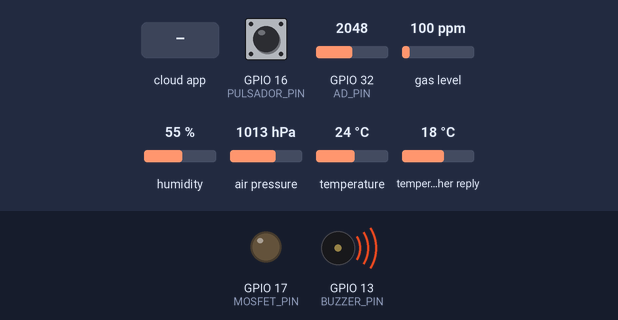
The program below on a simulated ESP32. Shown: output pins drawn as LEDs (lit = HIGH), buzzer (waves = sounding, pin HIGH). The test bench sets the inputs (shaded band); at power-on: temperature 24 °C, GPIO 32 (AD_PIN) = 2048, GPIO 16 (PULSADOR_PIN) LOW, gas level 100 ppm, humidity 55 %, air pressure 1013 hPa, temperature in the weather reply 18 °C. WiFi joins after 1.5 s; servers stay silent unless stated; the local clock reads 2024-03-15 10:24:30 at power-on unless the program sets it; web services answer with replies made up by the test bench; what the program prints to the serial monitor is not drawn.

Above: at 12.6 s.
12.7 s: the phone or cloud app sets 670e7c040d73840bd1daea07 to 1
At 14.0 s:
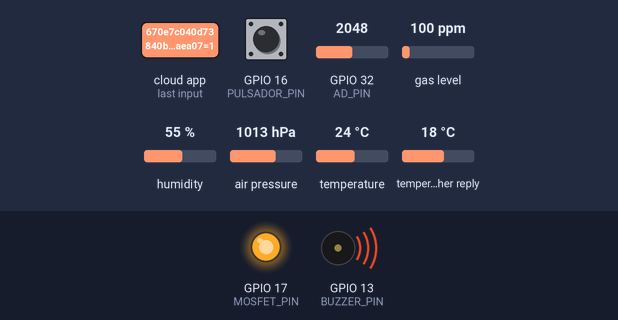
14.4 s: temperature set to 33 °C
At 15.8 s:
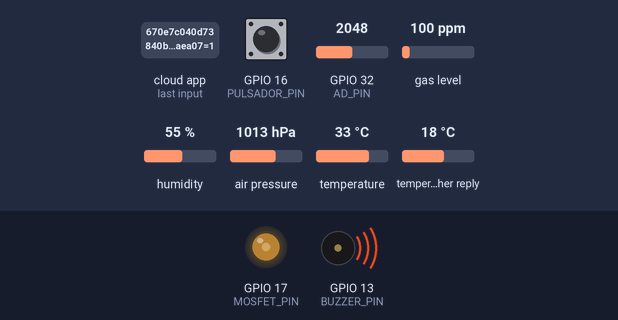
16.2 s: GPIO 32 (AD_PIN) set to 2955
17.7 s: GPIO 32 (AD_PIN) set to 3036
At 19.1 s:
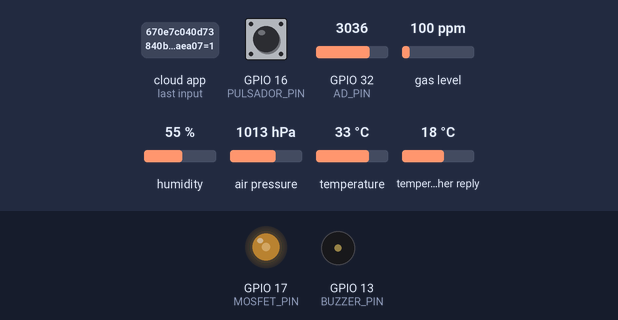
19.4 s: temperature set to 12 °C
At 20.9 s:
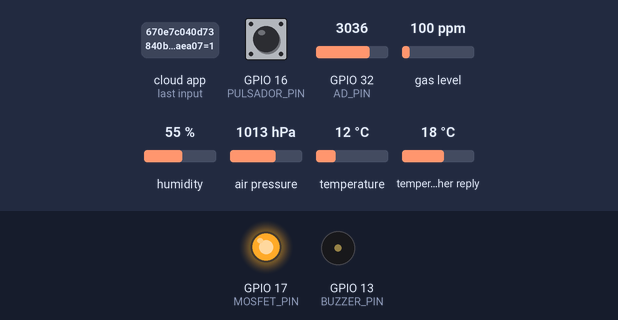
21.2 s: GPIO 32 (AD_PIN) set to 2960
At 21.6 s:
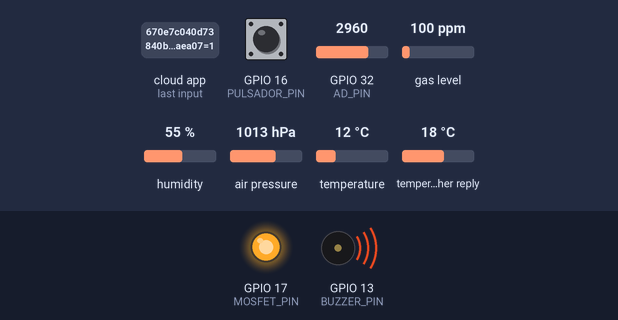
Timing chart, 0 to 23.7 s (numbered marks = the images above; inputs shaded):
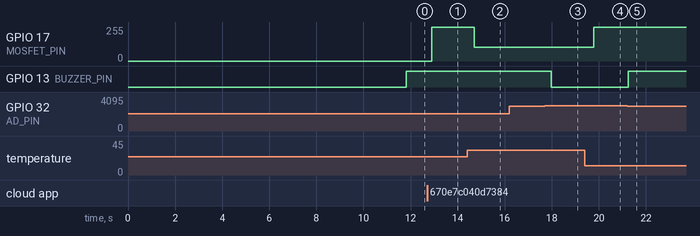

Measured:
- the behaviour switches between 2999 and 3000 on GPIO 32 (AD_PIN) (found by bisection; images 2 and 3)
- after the input at 12.7 s, GPIO 17 (MOSFET_PIN): 0/255 → 255/255 after 0.20 s
- after the input at 14.4 s, GPIO 17 (MOSFET_PIN): 255/255 → 102/255 after 0.32 s
- after the input at 17.7 s, GPIO 13 (BUZZER_PIN): HIGH → LOW after 0.28 s
- after the input at 19.4 s, GPIO 17 (MOSFET_PIN): 102/255 → 255/255 after 0.39 s
- after the input at 21.2 s, GPIO 13 (BUZZER_PIN): LOW → HIGH at once

The program:

main.cpp
```cpp
/**
 * Nombres:
 * Elías Fernández Medina
 * Joaquín Jara García
 * Grupo:
 * L1
 */
#include <Arduino.h>
#include <WiFi.h>
#include "config.h"
#include "secrets.h"
// handling communication between SinricPro Server and your devices.
#include <SinricPro.h>
// device suporting basic on / off commands.
#include <SinricProSwitch.h>
#include <HTTPClient.h>
#include <ArduinoJson.h>
#include <SPI.h>
#include <Adafruit_Sensor.h>
#include "Adafruit_BME680.h"
#include <Wire.h>
#include <ctime>
//protypes functions

static void setupWiFi();
static void setupSerial();
static bool onPowerState(const String &deviceId, bool &state);
static void getForecast(const char *latitude,
                        const char *longitude,
                        const char *timezone,
                        const char *days);
static void setupI2c();
static void setupBme680();
static int getCurrentHour();
Adafruit_BME680 bme;
uint8_t dutyCustom = DUTY;
int hora = getCurrentHour();
int precipitacions[24];
void setup() {
  pinMode(AD_PIN, INPUT);
  pinMode(PULSADOR_PIN, INPUT);
  pinMode(MOSFET_PIN, OUTPUT);
  uint16_t lectura = analogRead(AD_PIN);
  pinMode(BUZZER_PIN, OUTPUT);
  setupSerial();
  setupWiFi();
  setupBme680();
  setupI2c();
  // create and add a switch to SinricPro
  SinricProSwitch& mySwitch = SinricPro[SWITCH_ID];

// set callback function for powerState request.
  mySwitch.onPowerState(onPowerState);

// startup SinricPro
  SinricPro.begin(APP_KEY, APP_SECRET);
   getForecast(LATITUDE, LONGITUDE, TIMEZONE, PREDICTION_DAYS);

}


void loop() {
    // put your main code here, to run repeatedly:
    hora = getCurrentHour();
  if (!bme.performReading())
  {
    Serial.println("Failed to perform reading :(");
    return;
  }
  Serial.print("Temperature = ");
  Serial.print(bme.temperature);
  Serial.println(" *C");

  Serial.print("Pressure = ");
  Serial.print(bme.pressure / 100.0);
  Serial.println(" hPa");

  Serial.print("Humidity = ");
  Serial.print(bme.humidity);
  Serial.println(" %");


  uint8_t lecturaPulsador = digitalRead(PULSADOR_PIN);
  Serial.print(analogRead(AD_PIN));
  delay(MSG_DELAY_MS);
  SinricPro.handle();
  if(analogRead(AD_PIN)<HUMIDITY_THRESHOLD){//si la lectura es mayor que el umbral establecido(sensor húmedo), no riega
     digitalWrite(BUZZER_PIN, HIGH);
     analogWrite(MOSFET_PIN, 0);
  }else if(!analogRead(AD_PIN)<HUMIDITY_THRESHOLD){ //si la lectura es mayor que el umbral establecido(sensor seco), riega
    digitalWrite(BUZZER_PIN, LOW);
    analogWrite(MOSFET_PIN, DUTY);
  }
  if(lecturaPulsador==HIGH || sinricState){ //pulsar boton 1 o utilizar el sinricPro para regar
    analogWrite(MOSFET_PIN, DUTY+(255-DUTY));
  }else if((lecturaPulsador==LOW && analogRead(AD_PIN)<HUMIDITY_THRESHOLD) || !sinricState){ //si no están accionados, no riega
    analogWrite(MOSFET_PIN, 0);
  }
  if(bme.temperature >30){//control de temperatura, si la temp es más de 30 riega
    analogWrite(MOSFET_PIN, DUTY-25);
  }
    int siguienteHora = (hora + 1) % 24; //si es 24 se pone en la 0
  if(precipitacions[siguienteHora]>40){ //si quiere comprobarse el funcionamiento(en caso de no lluvia) cambiese el ">" por "<" y el 0 del analogWrite por un DUTY
    analogWrite(MOSFET_PIN, 0); //no riega si la posibilidad de lluvia es de más del 40%
  }
  SinricPro.handle();

}


void setupSerial() {
Serial.begin(SERIAL_BAUDS);
while (!Serial) ;
}


void setupWiFi() {
  Serial.printf("\r\n[Wifi]: Connecting");
  WiFi.setSleep(false); //disable wifi power saving modes
  WiFi.setAutoReconnect(true);  // reconnection in case of drop
  WiFi.disconnect(true);        //disconnect from WiFi to set new WiFi connection

  //Initializes the WiFi library’s network settings and provides the current status.
  WiFi.begin(WIFI_SSID, WPA2_AUTH_PEAP, EAP_IDENTITY, EAP_USERNAME, EAP_PASSWORD);

  while (WiFi.status() != WL_CONNECTED)   // check connection state
  {
    Serial.printf(".");
    delay(WIFI_RETRY_DELAY_MS);
  }
  Serial.printf("connected!\r\n[WiFi]: IP-Address is %s\r\n", WiFi.localIP().toString().c_str());
}
bool onPowerState(const String &deviceId, bool &state) {
  Serial.printf("device %s turned %s\r\n", deviceId.c_str(), state?"on":"off");
  digitalWrite(MOSFET_PIN, state);   // activamos o desactivamos la bomba de agua
  sinricState = state;
  return true; // indicate that callback handled correctly
}
void getForecast(const char *latitude,
                 const char *longitude,
                 const char *timezone,
                 const char *days)
{
  if (WiFi.status() == WL_CONNECTED)
  {
    HTTPClient http;

    String url = "https://api.open-meteo.com/v1/forecast?";
    url += "latitude=";
    url += latitude;
    url += "&longitude=";
    url += longitude;
    url += "&hourly=precipitation_probability&timezone=";
    url += timezone;
    url += "&forecast_days=";
    url += days;

    http.begin(url);

    int httpCode = http.GET();
    if (httpCode == HTTP_CODE_OK)
    {
      String payload = http.getString();

      // Use https://arduinojson.org/v6/assistant to compute mininum capacity
      DynamicJsonDocument doc(2048);

      DeserializationError error = deserializeJson(doc, payload);

      if (error)
      {
        Serial.print("deserializeJson() failed: ");
        Serial.println(error.c_str());
        return;
      }

      JsonObject hourly = doc["hourly"];
      JsonArray timeArray = hourly["time"];
      JsonArray precipitationArray = hourly["precipitation_probability"];
      Serial.println("Precipitation Probability:");
      for (size_t i = 0; i < precipitationArray.size(); i++)
      {
        String time = timeArray[i];
        int precipitation = precipitationArray[i];
        precipitacions[i] = precipitation;
        Serial.print("Time: ");
        Serial.print(time);
        Serial.print("Precipitation probability: ");
        Serial.println(precipitation);
      }

    }
    else
    {
      Serial.println("Error on HTTP request");
    }

    http.end();
  }
  else
  {
    Serial.println("WiFi Disconnected");
  }

}
void setupI2c()
{
  Wire.begin(I2C_SDA_PIN, I2C_SCL_PIN);
}

void setupBme680()
{
  if (!bme.begin(0x76))   // default sensor address  0x76
  {
    Serial.println("Could not find a valid BME680 sensor, check wiring!");
    while (1)
      ;
  }

  // Set up oversampling and filter initialization
  bme.setTemperatureOversampling(BME680_OS_8X);
  bme.setHumidityOversampling(BME680_OS_2X);
  bme.setPressureOversampling(BME680_OS_4X);
  bme.setIIRFilterSize(BME680_FILTER_SIZE_3);
}
int getCurrentHour(){
  std::time_t currentTime = std::time(nullptr);
  std::tm* localTime = std:: localtime(&currentTime);
  return localTime->tm_hour;
}
```

secrets.h
```cpp
// WiFi :::::::::::::::::::::::::::::::::::::::
#define WIFI_SSID "eduroam"
#define EAP_ANONYMOUS_IDENTITY "UO299673@uniovi.es" //nickname@uniovi.es
#define EAP_IDENTITY "UO299673"  //nickname only   e.g. UO123456
#define EAP_PASSWORD "eli4s2OO5_"  //password for eduroam account
#define EAP_USERNAME "UO299673"  //nickname only   e.g. UO123456
#define APP_KEY    "0d0be7d6-5d98-4880-9baa-9bd79b19f640"    // algo asi: "de0bxxxx-1x3x-4x3x-ax2x-5dabxxxxxxxx"
#define APP_SECRET "9f70fcf4-4814-4b18-9830-ff69249105a7-681f1c63-1930-4c20-a022-5405884b0266" // algo asi: "5f36xxxx-x3x7-4x3x-xexe-e86724a9xxxx-4c4axxxx-3x3x-x5xe-x9x3-333d65xxxxxx"
#define SWITCH_ID  "670e7c040d73840bd1daea07"  // algo asi: "5dc1564130xxxxxxxxxxxxxx"
```

config.h
```cpp
#ifndef __CONFIG_H
#define __CONFIG_H

#include <Arduino.h>
const unsigned long SERIAL_BAUDS = 9600; // Bauds for the serial communication
const int MSG_DELAY_MS = 200;      // Milliseconds to wait between messages

const int AD_PIN = 32;  //pin AD

const int BUZZER_PIN = 13;  //pin buzzer
const int HUMIDITY_THRESHOLD = 3000;  // umbral humedad

const int RELE_PIN = 17;  // pin rele
const int MOSFET_PIN = 17;  // pin MOSFET
const int PULSADOR_PIN = 16;  // pin pulsador bomba

const int WIFI_RETRY_DELAY_MS = 2000;
const int DUTY = 127;

// Weather Prediction :::::::::::::::::::::::::
const char* LATITUDE        = "52.52";
const char* LONGITUDE       = "13.41";
const char* TIMEZONE        = "Europe%2FMadrid";
const char* PREDICTION_DAYS = "1";
bool sinricState = false;

// I2C ::::::::::::::::::::::::::::::::::::::::
const uint8_t I2C_SDA_PIN = 21;
const uint8_t I2C_SCL_PIN = 22;

// BME680 :::::::::::::::::::::::::::::::::::::
const uint8_t BME680_ADDR = 0x76;

#endif // __CONFIG_H
```
